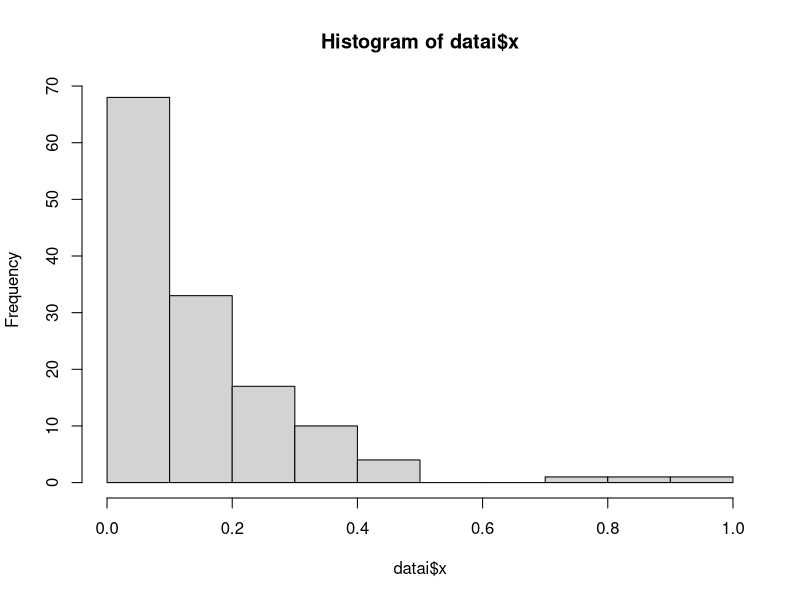

Recreate this plot in R.
# Assignment 2, Question 1
datai <- read.csv(file="A2_dataseti.csv", header=TRUE)
dataiii <- read.csv(file="A2_datasetiii.csv", header=TRUE)

discrepancy = function(cdf_x, data){
  # cdf_x = CDF function
  # data = dataset
  n = length(data)
  
  F_u = c(1:n)/n
  F_l = F_u - 1/n
  Fu_diff = abs(cdf_x(data) - F_u)
  Fl_diff = abs(cdf_x(data) - F_l)
  
  diff = c(Fu_diff, Fl_diff)
  return (max(diff))
}

# Code specifically for dataset i
hist(datai$x)
xs = datai$x
n = length(xs)
l_est = 1/mean(xs)
# Predicted Distribution
F_x = function(x){
  return(pexp(x, l_est))
}

d = discrepancy(F_x, xs)
d

KS = function(d, n, m, l) {
  # d = discrepancy
  # n = sample size
  # m = number of iterations
  # l = lambda
  ddots = NULL
  
  F_u = c(1:n)/n
  F_l = F_u - 1/n
  
  for(i in 1:m){
    newdata = sort(rexp(n,l))
    new_l = 1/mean(newdata)
    F = pexp(newdata, new_l)
    U = abs(F_u-F)
    L = abs(F_l-F)
    ddot = max(U, L)
    ddots = c(ddots, ddot)
  }
  
  # p-value
  print(ddots)
  p = length(ddots[ddots > d])/m
  return(p)
}

p = KS(d, n, 10000, l_est)
p



# hist(dataiii$x)
